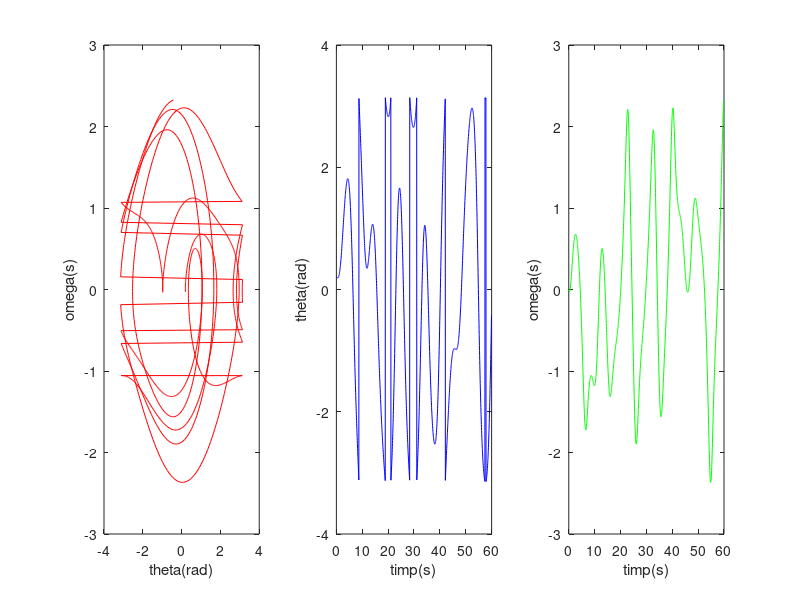

The MATLAB script that drew this image:
% Euler-Cromer cu factor de dampare & oscilatie fortata

clear;
clc;

length = 9.8; %lungime pendul in metri
g = 9.8; 
q = 0.5; %factor dampare
F_Drive = 1.2; %
Omega_D = 2/3;
npoints = 1500;
dt = 0.04;
omega = zeros(npoints,1);
theta = zeros(npoints,1);
time = zeros(npoints,1);
theta(1) = 0.2; %cond. initiala deplasare
for step = 1:npoints-1
  omega(step+1) = omega(step) + (-(g/length)*sin(theta(step)) - q*omega(step)+F_Drive*sin(Omega_D*time(step)))*dt;
 
  tempo_theta = theta(step)+omega(step+1)*dt;
  %theta intre - pi si pi pentru reprezentarile grafice
  if(tempo_theta<-pi)
  tempo_theta=tempo_theta+2*pi;
  elseif(tempo_theta>pi)
  tempo_theta=tempo_theta-2*pi;
  end;


  theta(step+1) = tempo_theta;
  time(step+1) = time(step) + dt;
  end;


  subplot(1,3,1);
  plot(theta,omega,'r');
  xlabel('theta(rad)');
  ylabel('omega(s)');
  
  subplot(1,3,2);
  plot(time,theta,'b');
  xlabel('timp(s)');
  ylabel('theta(rad)');
  
  subplot(1,3,3);
  plot(time,omega,'g');
  xlabel('timp(s)');
  ylabel('omega(s)');